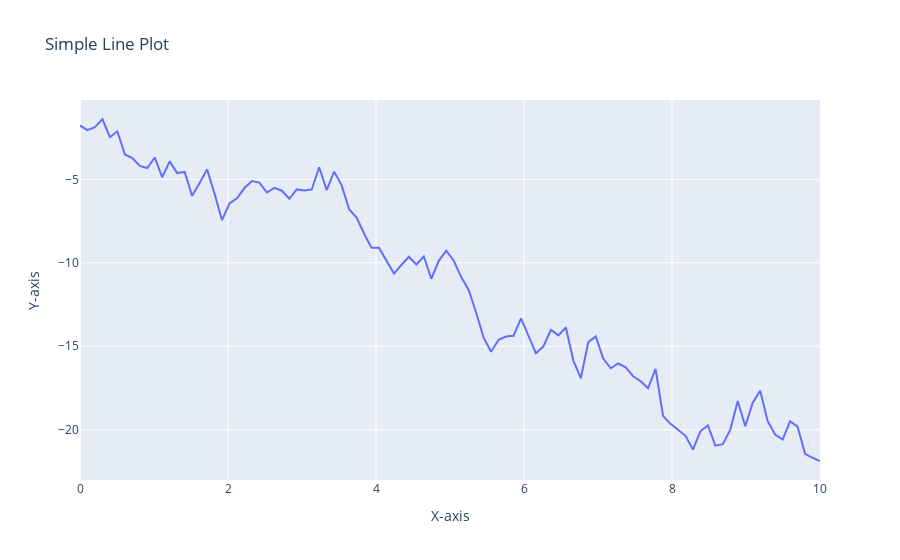

Write notebook code for a chart like this one.
### Code cell
import numpy as np
import plotly.graph_objs as go
import plotly.offline as pyo

# Generate a random dataset
x = np.linspace(0, 10, 100)
y = np.random.randn(100).cumsum()

# Create a line plot
trace = go.Scatter(
    x = x,
    y = y,
    mode = 'lines',
    name = 'Random Data'
)

data = [trace]

layout = go.Layout(
    title = 'Simple Line Plot',
    xaxis = dict(title='X-axis'),
    yaxis = dict(title='Y-axis')
)

fig = go.Figure(data=data, layout=layout)

# Display the plot in the notebook
pyo.iplot(fig)
